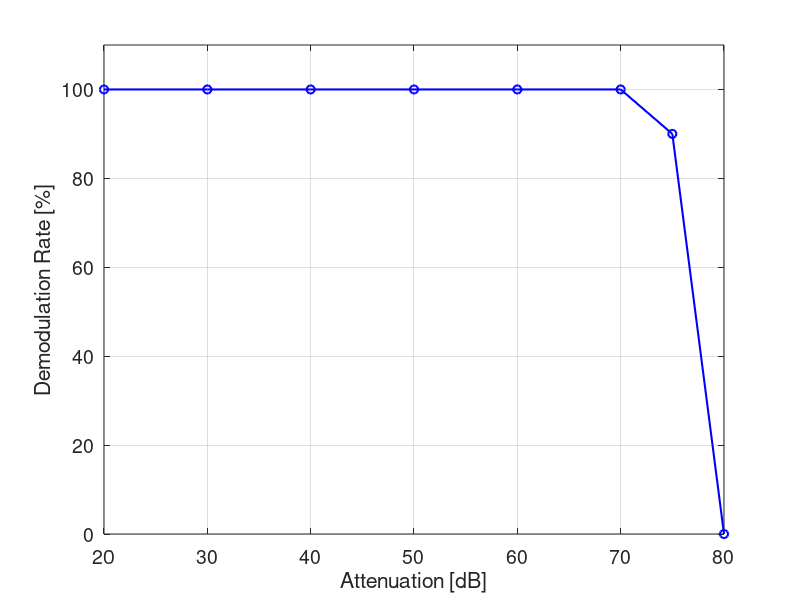

MATLAB code for this plot:
clear; clc; close all;

font_size = 14;

att  = [20, 30, 40, 50, 60, 70, 75, 80];
rate = [100, 100, 100, 100, 100, 100, 90, 0];

figure;
plot(att, rate, 'b-o', 'LineWidth', 1.5, 'MarkerSize', 6);
xlabel('Attenuation [dB]', 'FontSize', font_size);
ylabel('Demodulation Rate [%]', 'FontSize', font_size);
ylim([0 110]);
grid on;
set(gca, 'FontSize', font_size);
